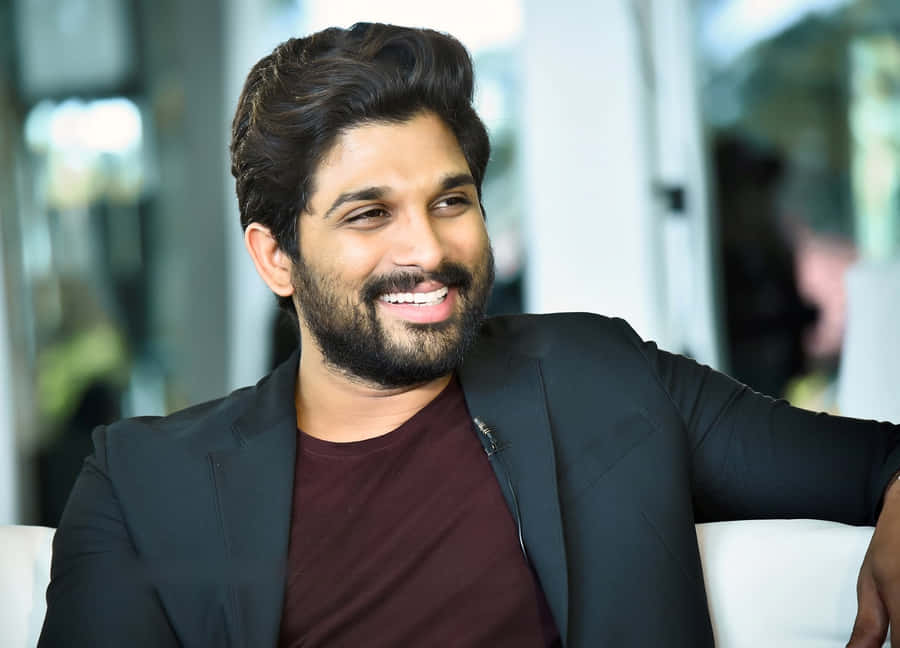
#> input picture test_face.jpg, 900 x 648 px
$ jupyter execute 'BoundingRectangles_(1).ipynb'   (shell and % lines are left out)
#> lines starting #> are read from the running program, lines starting #| are printed output that depends on the picture
[cell 1]
# Cell 1: Install OpenCV
print("Ensuring OpenCV is installed...")
# `opencv-python` provides the core OpenCV library

print("\nInstallation/check complete. Proceed to next cell.")

[cell 2]
# Cell 2: Import Libraries, Download Haar Cascade, and Load Image

import cv2 # OpenCV library
import matplotlib.pyplot as plt
from PIL import Image # For displaying with matplotlib.pyplot
import numpy as np
import time
from google.colab import files # For image upload
import os

print("Importing libraries and preparing...")

# --- Download Haar Cascade XML file ---
# This file contains the pre-trained model for face detection.
haar_cascade_url = 'https://raw.githubusercontent.com/opencv/opencv/master/data/haarcascades/haarcascade_frontalface_default.xml'
haar_cascade_filename = 'haarcascade_frontalface_default.xml'

print(f"Downloading Haar Cascade file: {haar_cascade_filename}...")
if not os.path.exists(haar_cascade_filename):
    !wget {haar_cascade_url} -O {haar_cascade_filename}
    print("Download complete.")
else:
    print("Haar Cascade file already exists.")


# --- Upload your image ---
print("\nUploading your image...")
uploaded = files.upload()
#> the answer given: test_face.jpg

# Get the name of the uploaded file (assuming only one file is uploaded)
image_filename = next(iter(uploaded))

# --- Load the image ---
# OpenCV reads images as BGR by default, and as a NumPy array
img_bgr = cv2.imread(image_filename)
#> img_bgr is the input picture: shape (648, 900, 3); mean B, G, R 112.7, 114.6, 106.3

if img_bgr is None:
    print(f"Error: Could not load image from {image_filename}. Check file path.")
else:
    # Convert BGR to RGB for matplotlib display (matplotlib expects RGB)
    img_rgb = cv2.cvtColor(img_bgr, cv2.COLOR_BGR2RGB)

    # Get image dimensions for matplotlib figure size
    height, width, _ = img_rgb.shape # OpenCV image (NumPy array) gives (height, width, channels)
#> height = 648; width = 900
    fig_width = 15 # Set a base width for the figure
    fig_height = fig_width * (height / width) # Adjust height proportionally
#> fig_height = 10.8

    print(f"Image '{image_filename}' loaded. Dimensions: {width}x{height}")
#| Image 'test_face.jpg' loaded. Dimensions: 900x648

[cell 3]
# Cell 3: Perform Face Detection and Plot Results (using OpenCV)

print("\nDetecting faces using Haar Cascade Classifier...")

# Load the Haar Cascade classifier
face_cascade = cv2.CascadeClassifier(haar_cascade_filename)

# Convert the image to grayscale, which is required for Haar Cascades
gray_image = cv2.cvtColor(img_bgr, cv2.COLOR_BGR2GRAY)
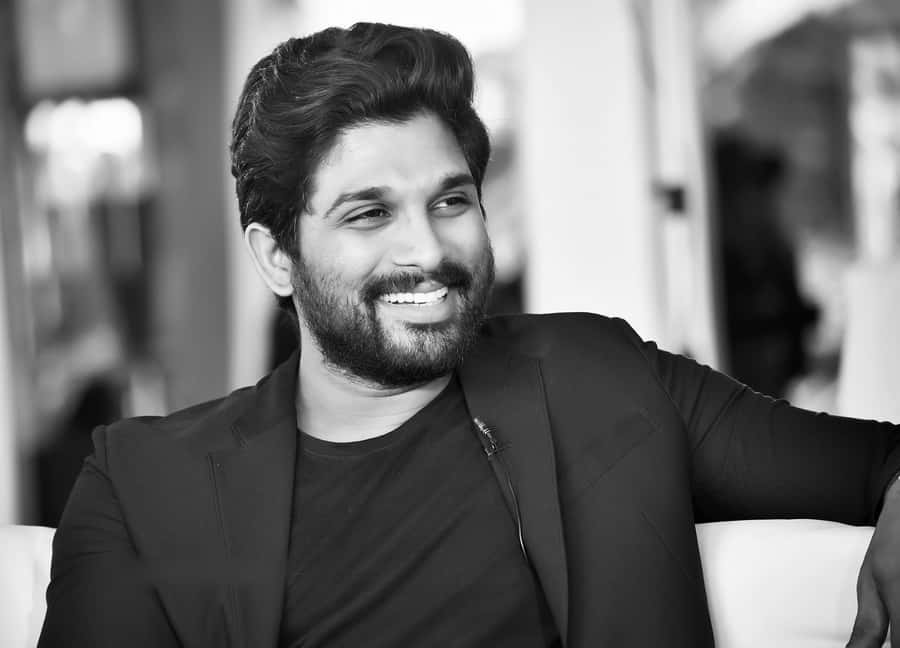
#> gray_image: shape (648, 900); min 0, max 255, mean 111.9

start = time.time()
# Perform face detection
# detectMultiScale parameters:
# 1.3: scaleFactor - how much the image size is reduced at each image scale
# 5: minNeighbors - how many neighbors each candidate rectangle should have to retain it
faces = face_cascade.detectMultiScale(gray_image, scaleFactor=1.1, minNeighbors=5, minSize=(30, 30))
#> faces = [[293, 118, 232, 232]]
end = time.time()

# Create the plot
fig, ax = plt.subplots(figsize=(fig_width, fig_height))
ax.imshow(img_rgb, aspect='auto') # Display the RGB image

print("\n--- Detected Faces ---")
# Draw rectangles around the faces
for (x, y, w, h) in faces:
    # x, y are the top-left corner; w, h are width and height
    print(f"  Face found at X: {x}, Y: {y}, Width: {w}, Height: {h}")

    # Create a Rectangle patch (matplotlib expects left, bottom, width, height for patches)
    # However, for images, it's (left, top), width, height
    rect = plt.Rectangle((x, y), w, h, linewidth=3, edgecolor='r', facecolor='none')
    ax.add_patch(rect)
#> this loop made 1 pass
#|   Face found at X: 293, Y: 118, Width: 232, Height: 232

# Hide axes ticks and labels for a cleaner image
ax.set_axis_off()
plt.show() # Display the plot
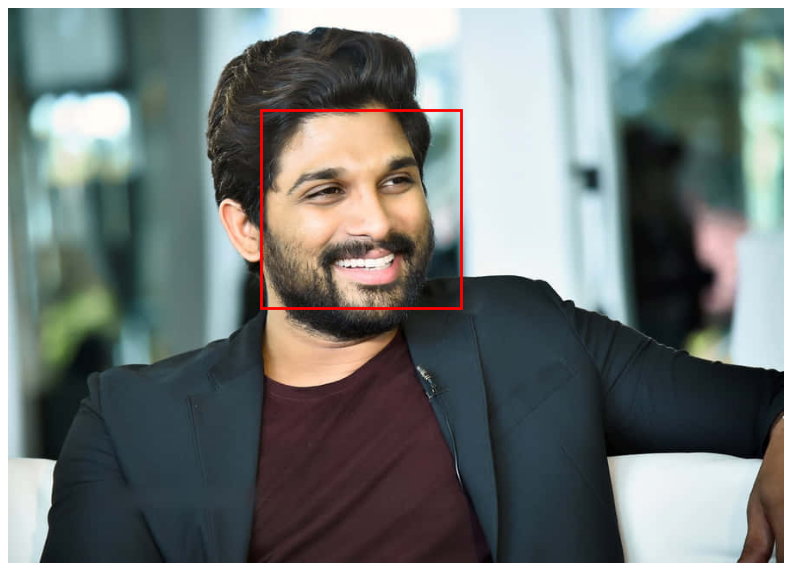
#> figure drawn by matplotlib, 1 panel

print("\n--- Detection Summary ---")
print("Number of faces detected:", len(faces))
#| Number of faces detected: 1
print("Time taken for detection:", round(end - start, 2), " seconds")

$ run again, on group.jpg
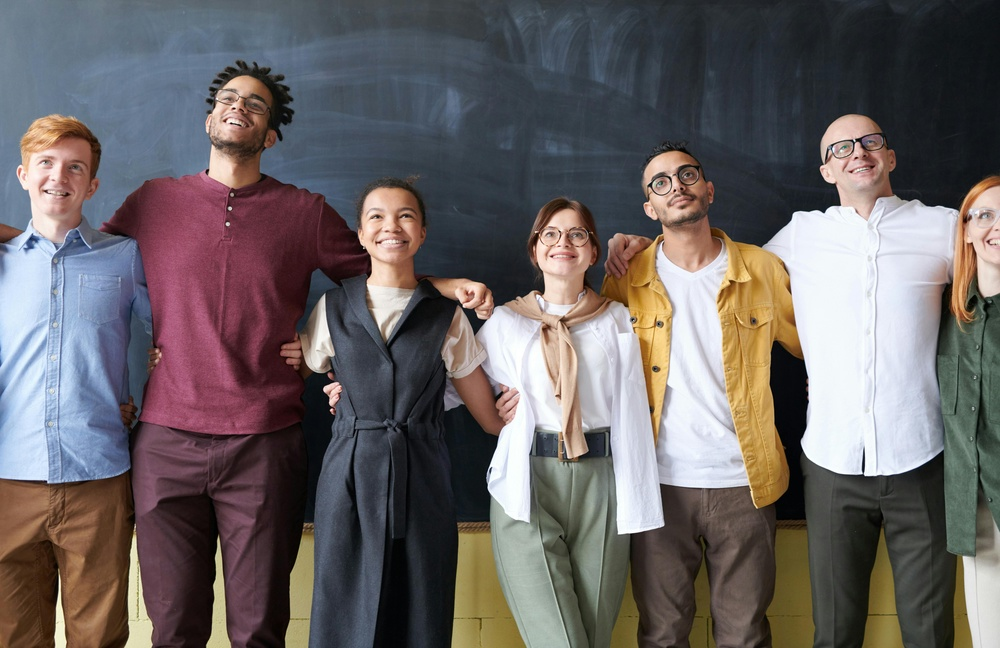
#> input picture group.jpg, 1000 x 648 px, shrunk from 6000 x 3887 before the run
#> img_bgr is the input picture: shape (648, 1000, 3); mean B, G, R 99.9, 99.3, 105.5
#| Image 'group.jpg' loaded. Dimensions: 1000x648
#> `gray_image = cv2.cvtColor(img_bgr, cv2.COLOR_BGR2GRAY)`:
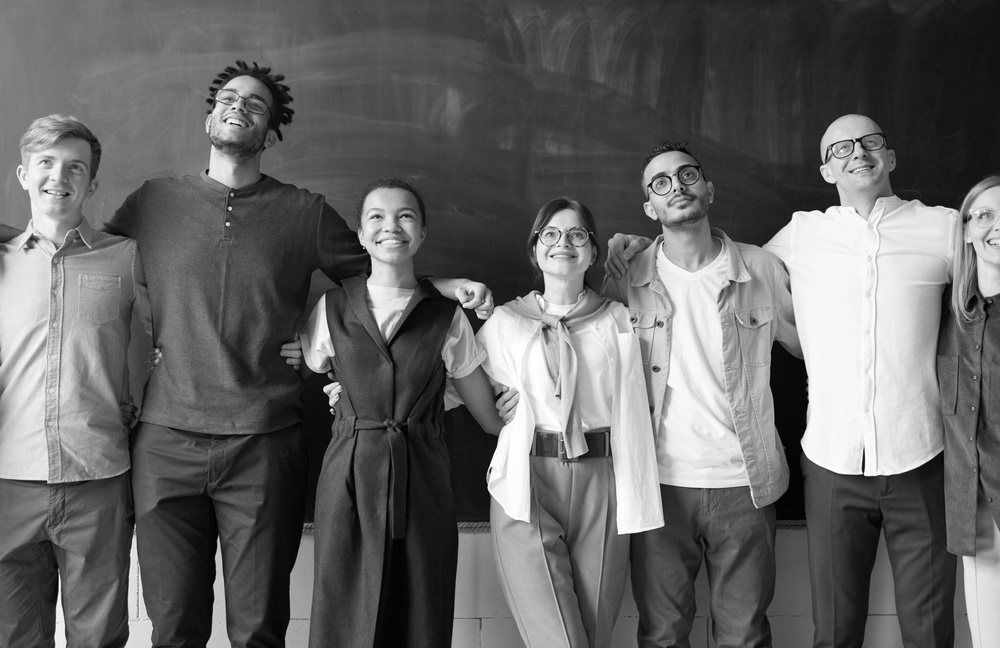
#> gray_image: shape (648, 1000); min 0, max 255, mean 101.2
#> faces = [[532, 210, 64, 64], [355, 189, 68, 68], [208, 74, 66, 66], [17, 136, 73, 73], [639, 148, 73, 73], [820, 117, 72, 72]]
#> the loop `for (x, y, w, h) in faces:` made 6 passes
#> (printed output is left out)
#> `plt.show()`:
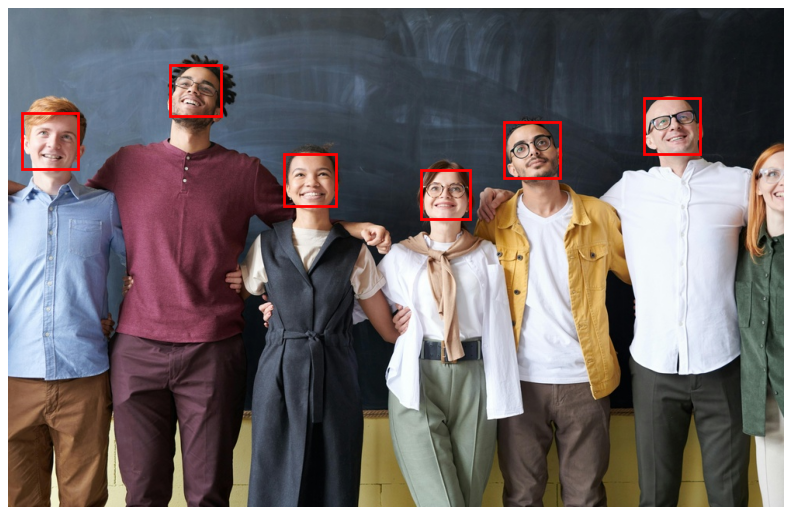
#> figure drawn by matplotlib, 1 panel
#| Number of faces detected: 6

$ run again, on known_face.jpeg
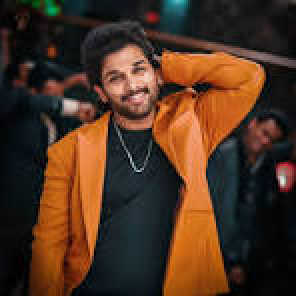
#> input picture known_face.jpeg, 148 x 148 px (shown 2 times larger)
#> img_bgr is the input picture: shape (148, 148, 3); mean B, G, R 33.6, 50.7, 77.2
#| Image 'known_face.jpeg' loaded. Dimensions: 148x148
#> `gray_image = cv2.cvtColor(img_bgr, cv2.COLOR_BGR2GRAY)`:
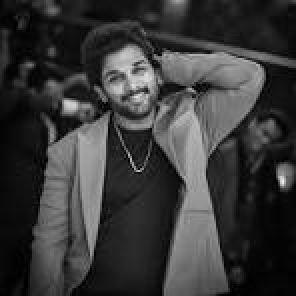
#> gray_image: shape (148, 148) (shown 2 times larger); min 0, max 237, mean 56.7
#> faces = ()
#| Number of faces detected: 0
